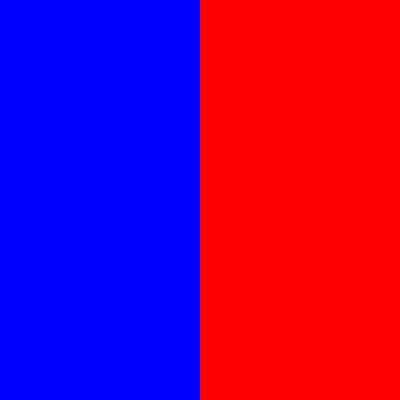
Frame 1 (no input)
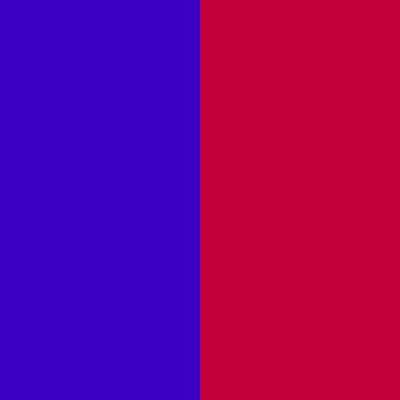
Frame 60 (the mouse pressed at the canvas centre just before this capture)
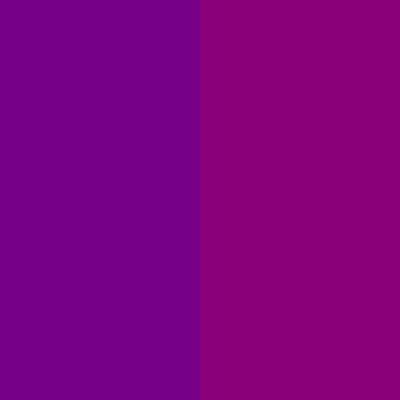
Frame 120 (the mouse held since frame 60 and released just before this capture)

The Processing sketch that drew these frames (run headless with seeded random() and noise(); from frame 60 on, the mouse is pressed at the canvas centre):

// Processing sketch: sketch_5_11_changing_colors
// ── sketch_5_11_changing_colors.pde
// two variables for color
float c1 = 0;
float c2 = 255;

//start by incrementing color 1 and decerenting color 2
int c1Change = 1;
int c2Change = -1;

void setup() {
  size(400,400);
}
void draw() {
  noStroke();
  
  // draw a rectangle on the left
  fill(c1, 0, c2);
  rect(0,0,width/2, height);
  
  // draw a rectangle on the right
  fill(c2, 0, c1);
  rect(width/2,0,width/2, height);
  
  // adjust color values
  c1 += c1Change;
  c2 += c2Change;
  
  //reverse direction of color change
  if(c1 < 0 || c1 > 255) {
    c1Change *= -1;
  }
  
  if(c2 < 0 || c2 > 255) {
    c2Change *= -1;
  }
}
